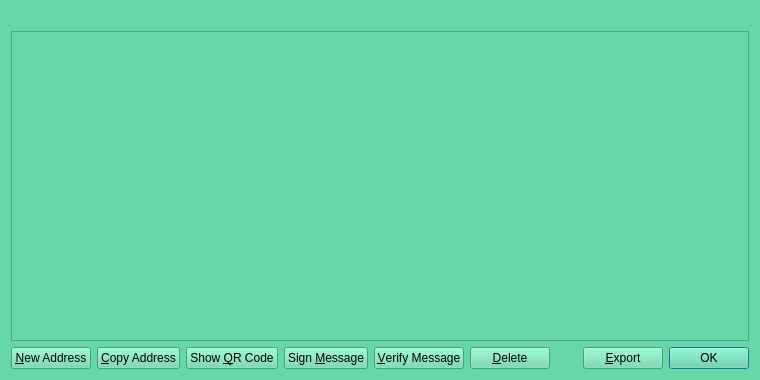
<?xml version="1.0" encoding="UTF-8"?>
<ui version="4.0">
 <class>AddressBookPage</class>
 <widget class="QWidget" name="AddressBookPage">
  <property name="geometry">
   <rect>
    <x>0</x>
    <y>0</y>
    <width>760</width>
    <height>380</height>
   </rect>
  </property>
  <property name="windowTitle">
   <string>Address Book</string>
  </property>
  <property name="styleSheet">
   <string notr="true">background:rgb(102,215,167);</string>
  </property>
  <layout class="QVBoxLayout" name="verticalLayout">
   <item>
    <widget class="QLabel" name="labelExplanation">
     <property name="textFormat">
      <enum>Qt::PlainText</enum>
     </property>
     <property name="wordWrap">
      <bool>true</bool>
     </property>
    </widget>
   </item>
   <item>
    <widget class="QTableView" name="tableView">
     <property name="contextMenuPolicy">
      <enum>Qt::CustomContextMenu</enum>
     </property>
     <property name="toolTip">
      <string>Double-click to edit address or label</string>
     </property>
     <property name="tabKeyNavigation">
      <bool>false</bool>
     </property>
     <property name="alternatingRowColors">
      <bool>true</bool>
     </property>
     <property name="selectionMode">
      <enum>QAbstractItemView::SingleSelection</enum>
     </property>
     <property name="selectionBehavior">
      <enum>QAbstractItemView::SelectRows</enum>
     </property>
     <property name="sortingEnabled">
      <bool>true</bool>
     </property>
     <attribute name="verticalHeaderVisible">
      <bool>false</bool>
     </attribute>
    </widget>
   </item>
   <item>
    <layout class="QHBoxLayout" name="horizontalLayout">
     <item>
      <widget class="QPushButton" name="newAddress">
       <property name="toolTip">
        <string>Create a new address</string>
       </property>
       <property name="text">
        <string>&amp;New Address</string>
       </property>
       <property name="icon">
        <iconset resource="../bitcoin.qrc">
         <normaloff>:/icons/add</normaloff>:/icons/add</iconset>
       </property>
      </widget>
     </item>
     <item>
      <widget class="QPushButton" name="copyAddress">
       <property name="toolTip">
        <string>Copy the currently selected address to the system clipboard</string>
       </property>
       <property name="text">
        <string>&amp;Copy Address</string>
       </property>
       <property name="icon">
        <iconset resource="../bitcoin.qrc">
         <normaloff>:/icons/editcopy</normaloff>:/icons/editcopy</iconset>
       </property>
      </widget>
     </item>
     <item>
      <widget class="QPushButton" name="showQRCode">
       <property name="text">
        <string>Show &amp;QR Code</string>
       </property>
       <property name="icon">
        <iconset resource="../bitcoin.qrc">
         <normaloff>:/icons/qrcode</normaloff>:/icons/qrcode</iconset>
       </property>
      </widget>
     </item>
     <item>
      <widget class="QPushButton" name="signMessage">
       <property name="toolTip">
        <string>Sign a message to prove you own a Emerald address</string>
       </property>
       <property name="text">
        <string>Sign &amp;Message</string>
       </property>
       <property name="icon">
        <iconset resource="../bitcoin.qrc">
         <normaloff>:/icons/edit</normaloff>:/icons/edit</iconset>
       </property>
      </widget>
     </item>
     <item>
      <widget class="QPushButton" name="verifyMessage">
       <property name="toolTip">
        <string>Verify a message to ensure it was signed with a specified Emerald address</string>
       </property>
       <property name="text">
        <string>&amp;Verify Message</string>
       </property>
       <property name="icon">
        <iconset resource="../bitcoin.qrc">
         <normaloff>:/icons/transaction_0</normaloff>:/icons/transaction_0</iconset>
       </property>
      </widget>
     </item>
     <item>
      <widget class="QPushButton" name="deleteAddress">
       <property name="toolTip">
        <string>Delete the currently selected address from the list</string>
       </property>
       <property name="text">
        <string>&amp;Delete</string>
       </property>
       <property name="icon">
        <iconset resource="../bitcoin.qrc">
         <normaloff>:/icons/remove</normaloff>:/icons/remove</iconset>
       </property>
      </widget>
     </item>
     <item>
      <spacer name="horizontalSpacer">
       <property name="orientation">
        <enum>Qt::Horizontal</enum>
       </property>
       <property name="sizeHint" stdset="0">
        <size>
         <width>40</width>
         <height>20</height>
        </size>
       </property>
      </spacer>
     </item>
     <item>
      <widget class="QPushButton" name="exportButton">
       <property name="toolTip">
        <string>Export the data in the current tab to a file</string>
       </property>
       <property name="text">
        <string>&amp;Export</string>
       </property>
       <property name="icon">
        <iconset resource="../bitcoin.qrc">
         <normaloff>:/icons/export</normaloff>:/icons/export</iconset>
       </property>
      </widget>
     </item>
     <item>
      <widget class="QDialogButtonBox" name="buttonBox">
       <property name="sizePolicy">
        <sizepolicy hsizetype="Maximum" vsizetype="Fixed">
         <horstretch>0</horstretch>
         <verstretch>0</verstretch>
        </sizepolicy>
       </property>
       <property name="standardButtons">
        <set>QDialogButtonBox::Ok</set>
       </property>
      </widget>
     </item>
    </layout>
   </item>
  </layout>
 </widget>
 <resources>
  <include location="../bitcoin.qrc"/>
 </resources>
 <connections/>
</ui>
